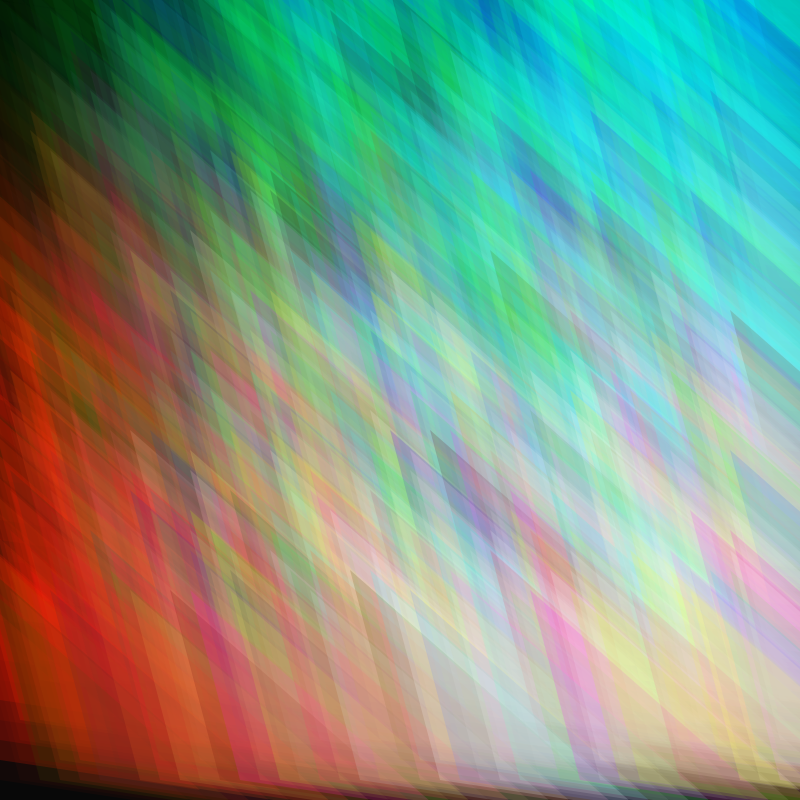
Frame 1 (no input)
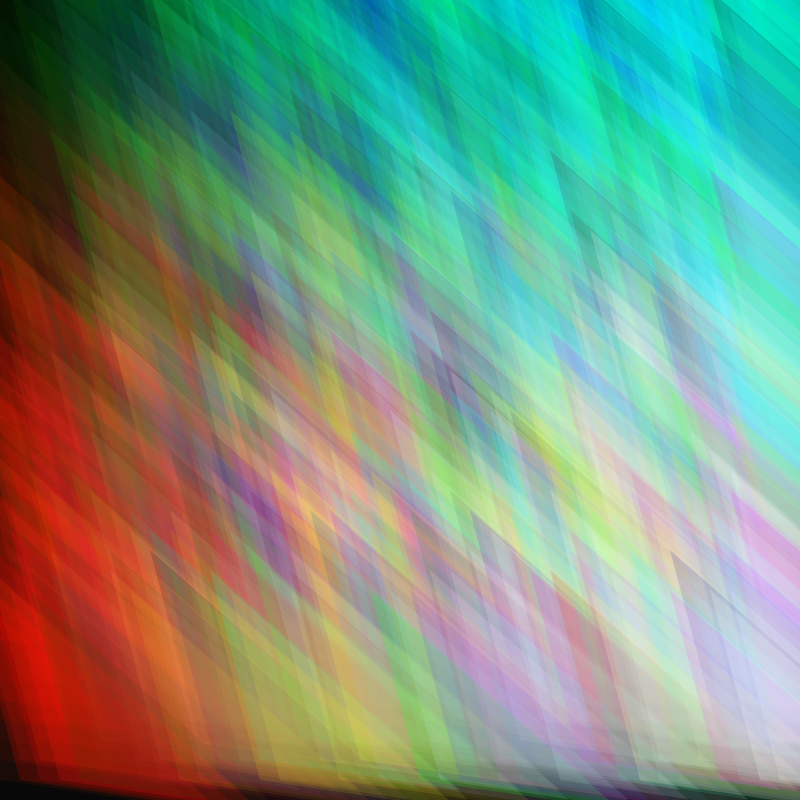
Frame 60 (the mouse pressed at the canvas centre just before this capture)
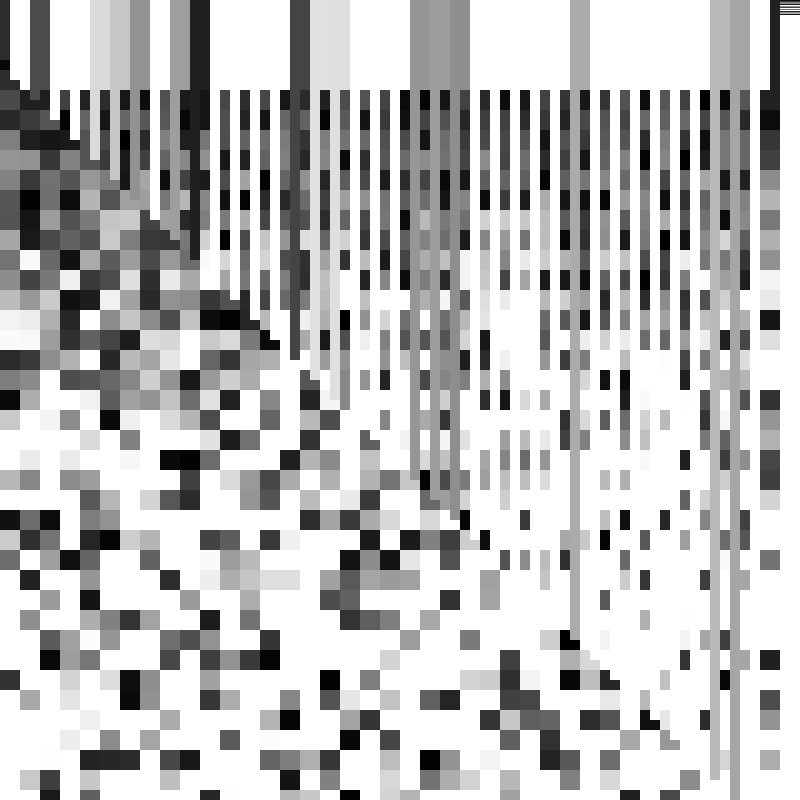
Frame 120 (the mouse held since frame 60 and released just before this capture)

The Processing sketch that drew these frames (run headless with seeded random() and noise(); from frame 60 on, the mouse is pressed at the canvas centre):

// Processing sketch: Different_Clicks
// ── Different_Clicks.pde
int option = 1;
void setup() {
  size(800, 800);
  smooth();
  noFill();
}

void draw() {
  background(8);

  if (option == 1) {
    // Option 1: Triangle
    for (int e=0; e<height; e=e+20) {
      for (int l=0; l<width; l=l+20) {
        fill( int(random(e-160)), random(l+40), int(random(l-30)), int(random(50)) );
        triangle(l, e, l+200, e+30, l-50, e-190);
        noStroke();
      }
    }
  } else if (option == 2) {
    // Option 2: Piano
    for (int x=0; x<width; x=  x+20) {
      for (int y=0; y<height; y=y+20) {
        rect(x-20, y+70, x+30, y+80);
        rect(x, y/50, y-30, x+40);
        fill(random(y+90));
      }
    }
  } else if (option == 3) {
    // Option 3: Circle
    for (int x=0; x<=width; x+=20) { // loop of x
      for (int y=0; y<=height; y+=20) { // loop of y
        ellipse(x, y, 40, 40);
        ellipse(x, y, 40, 40);
        fill(random(200, 255), random(255), random(250), 155); //random color
        fill(random(100, 255), int(random(100, 255)), int(random(100, 255)), 155); //random color
        fill( int(random(200, 255)), int(random(100, 255)), int(random(100, 255)), 200); //random color
      }
    }
  } else if (option == 4) {
    // Option 4: Lines
    for (int x=0; x<width; x= x+20) {
      for (int y=0; y<height; y=y+20) {
        line(x-20, y+50, x+30, y+80);
        line(x, y, y-30, x+40);
        stroke(255);
      }
    }
  } else if (option == 5) {
    // Option 5: Criss Cross
    stroke(255, 0, 0); //bright red weft
    strokeWeight(5);
    for (int i=0; i<10; i++) {
      line(0, 150+i*10, 800, -10+i*10);
    }

    stroke(255, 0, 0); //bright red warp
    strokeWeight(5);
    for (int i=0; i<10; i++) {
      line(100+i*10, 0, 100+i*10, 800);
    }
    stroke(255, 0, 0); //bright red weft
    strokeWeight(5);
    for (int i=0; i<10; i++) {
      line(0, 350+i*10, 800, 190+i*10);
    }
    strokeWeight(5);
    for (int i=0; i<10; i++) {
      line(0, -50+i*10, 800, -170+i*10);
    }
    stroke(255, 0, 0); //bright red warp
    strokeWeight(5);
    for (int i=0; i<10; i++) {
      line(300+i*10, 0, 300+i*10, 800);
    }
    stroke(255, 0, 0); //bright red warp
    strokeWeight(5);
    for (int i=0; i<10; i++) {
      line(500+i*10, 0, 500+i*10, 800);
    }
    stroke(255, 0, 0); //bright red warp
    strokeWeight(5);
    for (int i=0; i<10; i++) {
      line(700+i*10, 0, 700+i*10, 800);
    }
    stroke(255, 0, 0); //bright red warp
    strokeWeight(5);
    for (int i=0; i<10; i++) {
      line(900+i*10, 0, 900+i*10, 800);
    }
    stroke(255, 175, 0); //yellow weft
    strokeWeight(5);
    for (int i=0; i<10; i++) {
      line(0, 50+i*10, 800, -110+i*10);
    }
    stroke(255, 175, 0); //yellow weft
    strokeWeight(5);
    for (int i=0; i<10; i++) {
      line(0, 250+i*10, 800, 90+i*10);
    }
    stroke(255, 175, 0); //yellow weft
    strokeWeight(5);
    for (int i=0; i<10; i++) {
      line(0, 450+i*10, 800, 290+i*10);
    }
    stroke(255, 175, 0); //yellow weft
    strokeWeight(5);
    for (int i=0; i<10; i++) {
      line(0, 650+i*10, 800, 490+i*10);
    }
    stroke(255, 175, 0); //yellow weft
    strokeWeight(5);
    for (int i=0; i<10; i++) {
      line(0, 850+i*10, 800, 690+i*10);
    }
    stroke(255, 0, 0); //bright red weft
    strokeWeight(5);
    for (int i=0; i<10; i++) {
      line(0, 550+i*10, 800, 390+i*10);
    }
    stroke(255, 0, 0); //bright red weft
    strokeWeight(5);
    for (int i=0; i<10; i++) {
      line(0, 750+i*10, 800, 590+i*10);
    }
    stroke(0, 0, 75); //dark blue warp
    strokeWeight(5);
    for (int i=0; i<10; i++) {
      line(0+i*10, 0, 0+i*10, 800);
    }
    stroke(0, 0, 75); //dark blue warp
    strokeWeight(5);
    for (int i=0; i<10; i++) {
      line(200+i*10, 0, 200+i*10, 800);
    }
    stroke(0, 0, 75); //dark blue warp
    strokeWeight(5);
    for (int i=0; i<10; i++) {
      line(400+i*10, 0, 400+i*10, 800);
    }
    stroke(0, 0, 75); //dark blue warp
    strokeWeight(5);
    for (int i=0; i<10; i++) {
      line(600+i*10, 0, 600+i*10, 800);
    }
  }
}

void mousePressed() {
  option++;
  if (option > 5) option = 1;
}
